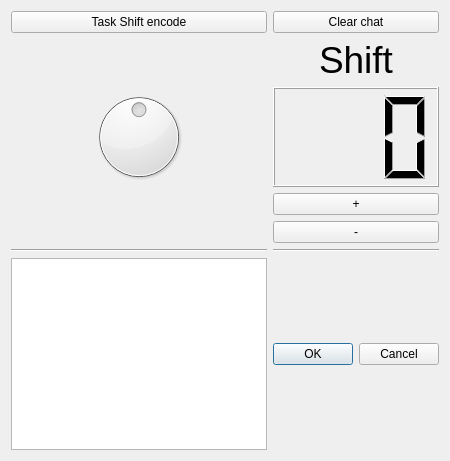
          <widget class="QWidget" name="tab_shift">
           <attribute name="title">
            <string>Shift</string>
           </attribute>
           <layout class="QGridLayout" name="gridLayout_5">
            <item row="0" column="0">
             <layout class="QGridLayout" name="gridLayout_3">
              <item row="5" column="1">
               <widget class="Line" name="line_8">
                <property name="orientation">
                 <enum>Qt::Horizontal</enum>
                </property>
               </widget>
              </item>
              <item row="1" column="1">
               <widget class="QLabel" name="label_6">
                <property name="font">
                 <font>
                  <pointsize>28</pointsize>
                 </font>
                </property>
                <property name="text">
                 <string>Shift</string>
                </property>
                <property name="scaledContents">
                 <bool>true</bool>
                </property>
                <property name="alignment">
                 <set>Qt::AlignCenter</set>
                </property>
               </widget>
              </item>
              <item row="6" column="1">
               <widget class="QDialogButtonBox" name="buttonBox_2">
                <property name="standardButtons">
                 <set>QDialogButtonBox::Cancel|QDialogButtonBox::Ok</set>
                </property>
               </widget>
              </item>
              <item row="5" column="0">
               <widget class="Line" name="line_7">
                <property name="orientation">
                 <enum>Qt::Horizontal</enum>
                </property>
               </widget>
              </item>
              <item row="1" column="0">
               <spacer name="verticalSpacer_3">
                <property name="orientation">
                 <enum>Qt::Vertical</enum>
                </property>
                <property name="sizeHint" stdset="0">
                 <size>
                  <width>20</width>
                  <height>40</height>
                 </size>
                </property>
               </spacer>
              </item>
              <item row="3" column="0">
               <widget class="QDial" name="shift_select">
                <property name="minimum">
                 <number>-99</number>
                </property>
                <property name="maximum">
                 <number>99</number>
                </property>
               </widget>
              </item>
              <item row="6" column="0">
               <widget class="QPlainTextEdit" name="plainTextEdit_2">
                <property name="sizePolicy">
                 <sizepolicy hsizetype="Expanding" vsizetype="Expanding">
                  <horstretch>0</horstretch>
                  <verstretch>0</verstretch>
                 </sizepolicy>
                </property>
                <property name="minimumSize">
                 <size>
                  <width>0</width>
                  <height>0</height>
                 </size>
                </property>
               </widget>
              </item>
              <item row="3" column="1">
               <widget class="QLCDNumber" name="shit_number">
                <property name="frameShape">
                 <enum>QFrame::Box</enum>
                </property>
                <property name="frameShadow">
                 <enum>QFrame::Raised</enum>
                </property>
                <property name="lineWidth">
                 <number>1</number>
                </property>
                <property name="midLineWidth">
                 <number>0</number>
                </property>
                <property name="smallDecimalPoint">
                 <bool>false</bool>
                </property>
                <property name="digitCount">
                 <number>3</number>
                </property>
                <property name="intValue" stdset="0">
                 <number>0</number>
                </property>
               </widget>
              </item>
              <item row="4" column="1">
               <layout class="QVBoxLayout" name="verticalLayout">
                <item>
                 <widget class="QPushButton" name="pushButton">
                  <property name="text">
                   <string>+</string>
                  </property>
                 </widget>
                </item>
                <item>
                 <widget class="QPushButton" name="pushButton_2">
                  <property name="text">
                   <string>-</string>
                  </property>
                 </widget>
                </item>
               </layout>
              </item>
              <item row="4" column="0">
               <spacer name="verticalSpacer_4">
                <property name="orientation">
                 <enum>Qt::Vertical</enum>
                </property>
                <property name="sizeHint" stdset="0">
                 <size>
                  <width>20</width>
                  <height>40</height>
                 </size>
                </property>
               </spacer>
              </item>
              <item row="0" column="0">
               <widget class="QPushButton" name="pushButton_7">
                <property name="text">
                 <string>Task Shift encode</string>
                </property>
               </widget>
              </item>
              <item row="0" column="1">
               <widget class="QPushButton" name="pushButton_10">
                <property name="text">
                 <string>Clear chat</string>
                </property>
               </widget>
              </item>
             </layout>
            </item>
           </layout>
          </widget>
